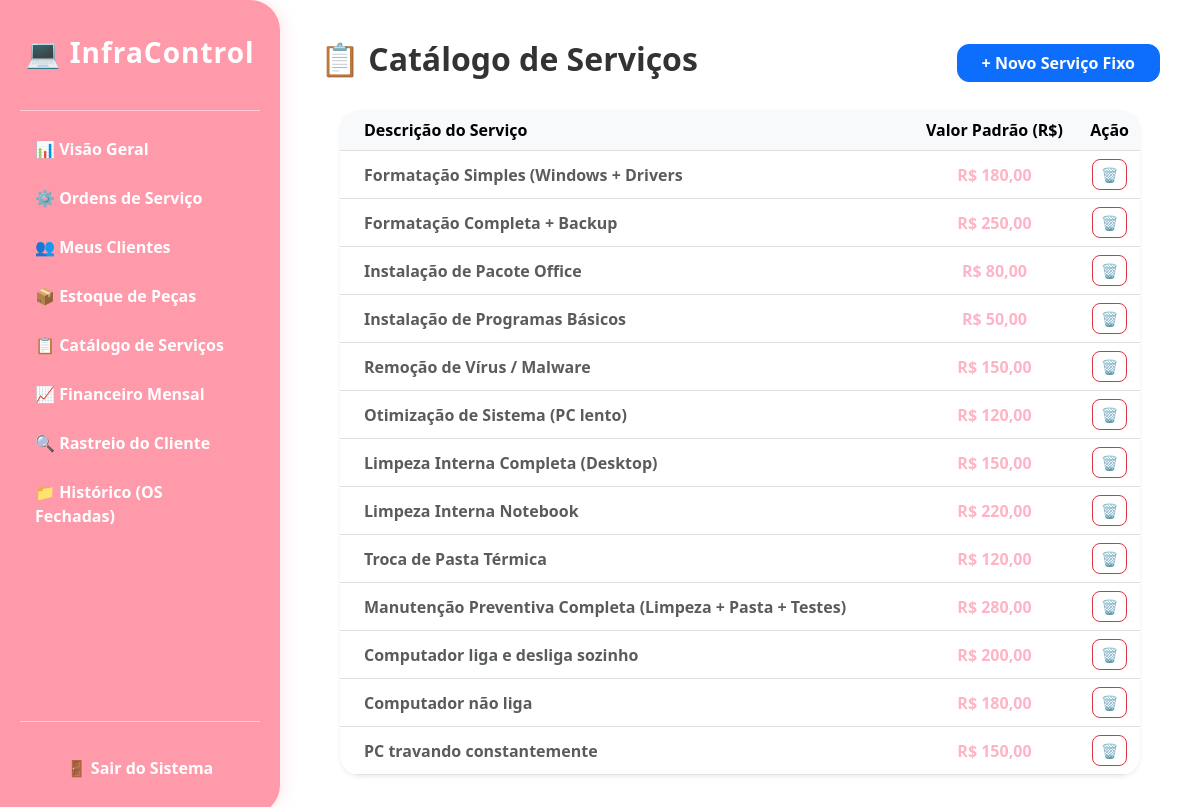
The page /servicos (signed in) on the database its author committed.
### models.py (models this page shows)
class Servico(db.Model):
    id = db.Column(db.Integer, primary_key=True)
    nome = db.Column(db.String(150), nullable=False)
    valor = db.Column(db.Float, default=0.0)

### app.py (the view)
@app.route('/servicos', methods=['GET', 'POST'])
@login_required
def servicos():
    if request.method == 'POST':
        valor = converter_dinheiro(request.form['valor'])
        db.session.add(Servico(nome=request.form['nome'], valor=valor))
        db.session.commit(); flash('Serviço cadastrado!', 'success'); return redirect(url_for('servicos'))
    lista = Servico.query.all()
    return render_template('servicos.html', servicos=lista)

### app.py (called while the page is built)
@login_manager.user_loader
def load_user(user_id): return User.query.get(int(user_id))

@app.template_filter('moeda')
def format_moeda(valor):
    try:
        v = float(valor)
        return f"{v:,.2f}".replace(",", "X").replace(".", ",").replace("X", ".")
    except: return "0,00"

### templates/servicos.html (shortened to what this page needs)
{% extends "base.html" %}
{% block content %}
<div class="d-flex justify-content-between align-items-center mb-4">
    <h2 style="font-weight: 700; color: #333;">📋 Catálogo de Serviços</h2>
    <button class="btn btn-primary px-4 fw-bold" style="border-radius: 12px;" data-bs-toggle="modal" data-bs-target="#newServico">+ Novo Serviço Fixo</button>
</div>
<div class="card border-0 shadow-sm" style="border-radius: 20px; overflow: hidden; max-width: 800px; margin: 0 auto;">
    <table class="table table-hover m-0 align-middle text-center">
        <thead class="table-light">
            <tr>
                <th class="text-start ps-4">Descrição do Serviço</th>
                <th>Valor Padrão (R$)</th>
                <th>Ação</th>
            </tr>
        </thead>
        <tbody>
            {% for s in servicos %}
            <tr>
                <td class="text-start ps-4 fw-bold text-muted">{{ s.nome }}</td>
                <td class="fw-bold" style="color: var(--primary);">R$ {{ s.valor | moeda }}</td>
                <td>
                    <a href="{{ url_for('excluir_servico', id=s.id) }}" class="btn btn-sm btn-outline-danger" style="border-radius: 8px;" onclick="return confirm('Excluir este serviço do catálogo?')" title="Excluir">🗑️</a>
                </td>
            </tr>
            {% else %}
            <tr><td colspan="3" class="p-5 text-muted">Seu catálogo está vazio. Cadastre preços de formatação, limpeza, etc.</td></tr>
            {% endfor %}
        </tbody>
    </table>
</div>
{% endblock %}

### templates/base.html (style rules this page uses)
:root { --primary: #ffb3c6; --primary-dark: #ff9aab; --bg-light: #ffffff; }
body { background-color: var(--bg-light); font-family: 'Segoe UI', Tahoma, Geneva, Verdana, sans-serif; color: #444; }

### rows shown on the page
Servico: nome "Formatação Simples (Windows + Drivers", valor|moeda "180,00"
Servico: nome "Formatação Completa + Backup", valor|moeda "250,00"
Servico: nome "Instalação de Pacote Office", valor|moeda "80,00"
Servico: nome "Instalação de Programas Básicos", valor|moeda "50,00"
Servico: nome "Remoção de Vírus / Malware", valor|moeda "150,00"
Servico: nome "Otimização de Sistema (PC lento)", valor|moeda "120,00"
Servico: nome "Limpeza Interna Completa (Desktop)", valor|moeda "150,00"
Servico: nome "Limpeza Interna Notebook", valor|moeda "220,00"
Servico: nome "Troca de Pasta Térmica", valor|moeda "120,00"
Servico: nome "Manutenção Preventiva Completa (Limpeza + Pasta + Testes)", valor|moeda "280,00"
Servico: nome "Computador liga e desliga sozinho", valor|moeda "200,00"
Servico: nome "Computador não liga", valor|moeda "180,00"
Servico: nome "PC travando constantemente", valor|moeda "150,00"
